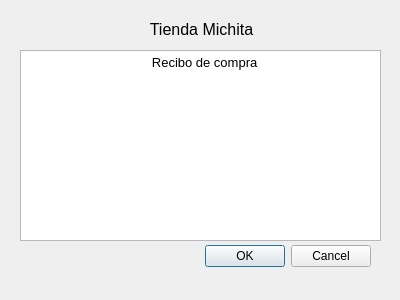
<?xml version="1.0" encoding="UTF-8"?>
<ui version="4.0">
 <class>recibo</class>
 <widget class="QDialog" name="recibo">
  <property name="geometry">
   <rect>
    <x>0</x>
    <y>0</y>
    <width>400</width>
    <height>300</height>
   </rect>
  </property>
  <property name="windowTitle">
   <string>Recibo</string>
  </property>
  <property name="windowIcon">
   <iconset resource="recursos.qrc">
    <normaloff>:/iconoPrincipal</normaloff>:/iconoPrincipal</iconset>
  </property>
  <widget class="QDialogButtonBox" name="buttonBox">
   <property name="geometry">
    <rect>
     <x>30</x>
     <y>240</y>
     <width>341</width>
     <height>32</height>
    </rect>
   </property>
   <property name="orientation">
    <enum>Qt::Horizontal</enum>
   </property>
   <property name="standardButtons">
    <set>QDialogButtonBox::Cancel|QDialogButtonBox::Ok</set>
   </property>
  </widget>
  <widget class="QPlainTextEdit" name="outRecibo">
   <property name="geometry">
    <rect>
     <x>20</x>
     <y>50</y>
     <width>361</width>
     <height>191</height>
    </rect>
   </property>
   <property name="font">
    <font>
     <pointsize>10</pointsize>
    </font>
   </property>
   <property name="plainText">
    <string>   	             Recibo de compra</string>
   </property>
  </widget>
  <widget class="QLabel" name="label">
   <property name="geometry">
    <rect>
     <x>46</x>
     <y>20</y>
     <width>311</width>
     <height>20</height>
    </rect>
   </property>
   <property name="text">
    <string>&lt;html&gt;&lt;head/&gt;&lt;body&gt;&lt;p align=&quot;center&quot;&gt;&lt;span style=&quot; font-size:12pt;&quot;&gt;Tienda Michita&lt;/span&gt;&lt;/p&gt;&lt;/body&gt;&lt;/html&gt;</string>
   </property>
  </widget>
 </widget>
 <resources>
  <include location="recursos.qrc"/>
 </resources>
 <connections>
  <connection>
   <sender>buttonBox</sender>
   <signal>accepted()</signal>
   <receiver>recibo</receiver>
   <slot>accept()</slot>
   <hints>
    <hint type="sourcelabel">
     <x>248</x>
     <y>254</y>
    </hint>
    <hint type="destinationlabel">
     <x>157</x>
     <y>274</y>
    </hint>
   </hints>
  </connection>
  <connection>
   <sender>buttonBox</sender>
   <signal>rejected()</signal>
   <receiver>recibo</receiver>
   <slot>reject()</slot>
   <hints>
    <hint type="sourcelabel">
     <x>316</x>
     <y>260</y>
    </hint>
    <hint type="destinationlabel">
     <x>286</x>
     <y>274</y>
    </hint>
   </hints>
  </connection>
 </connections>
</ui>
